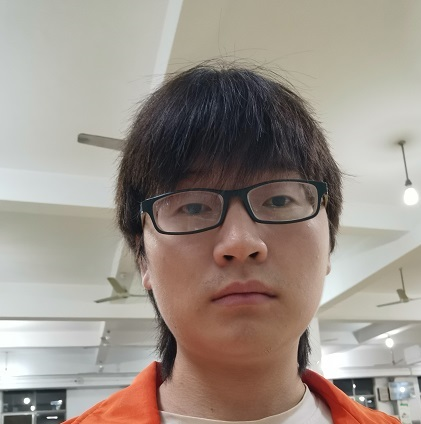
//> input picture 实验/Resources/man.jpg, 421 x 424 px
$ ./demo5   (built with g++ and OpenCV 4)
//> lines starting //> are read from the running program, lines starting //| are printed output that depends on the picture
#include<opencv2/highgui.hpp>
#include<opencv2/imgcodecs.hpp>
#include<opencv2/imgproc.hpp>
#include<iostream>

using namespace std;
using namespace cv;
////////////////调整大小，剪裁/////////////////////////////
int main()
{
	string path = "Resources/man.jpg";
	Mat img = imread(path);
//> img is the input picture: 424 rows x 421 cols, CV_8UC3; mean B, G, R 137.1, 146.1, 156.8
	Mat imgResize ,imgCro;//缩放，剪裁
	cout << img.size()<<endl;
//| [421 x 424]

	//resize(img, imgResize,Size(240,320));//缩放到像素
	resize(img, imgResize, Size(), 0.5, 0.5);//进行缩放比例
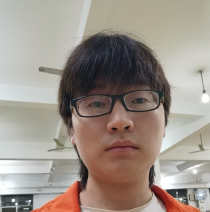
//> imgResize: 212 rows x 210 cols, CV_8UC3; mean B, G, R 137.1, 146.2, 156.8
	Rect r(100, 50, 250, 300);//左上点和 长宽

	imgCro = img(r);//将 r 部分剪裁
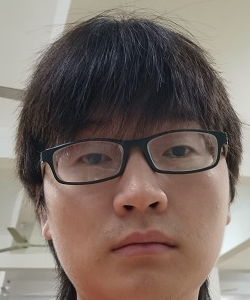
//> imgCro: 300 rows x 250 cols, CV_8UC3; mean B, G, R 101.8, 109.5, 123.6

	imshow("man", img);
	imshow("reisze", imgResize);
	imshow("cro", imgCro);

	waitKey(100000);
	return 0;
}
